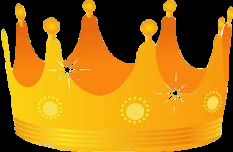
#> input picture fianl exam/1.png, 233 x 152 px
$ python -i utils.py   (imports and definitions only)
#> lines starting #> are read from the running program, lines starting #| are printed output that depends on the picture; after the words box and inside, x2 and y2 are one past the last pixel; in counts of white or black regions, pixels touching at a corner belong together
#> further down, picture is the input picture: shape (152, 233, 3); mean B, G, R 16.3, 114.4, 166.9
import cv2
import numpy as np
import pygame

# face
cascPath = 'haarcascade_frontalface_default.xml'
faceCascade = cv2.CascadeClassifier(cascPath)
eye_cascade = cv2.CascadeClassifier('haarcascade_eye.xml')

# [69 lines left out: functions face_detect, cvimage_to_pygame, get_color_pos, showFont, putImg, flip, not called in this run]

def toGray(frame):
	return cv2.cvtColor(frame, cv2.COLOR_BGR2GRAY)
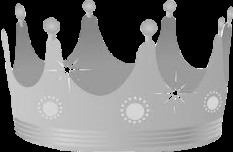
#> returned value: shape (152, 233); min 0, max 255, mean 118.9

def two_val(frame, thres=30):
    frame = toGray(frame)
    ret, tw = cv2.threshold(frame, thres, 255, cv2.THRESH_BINARY)
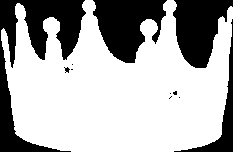
#> tw: shape (152, 233); 68.2% white; 11 black regions (6 under 20 px), largest, box (x1, y1, x2, y2) and area: (0, 0, 86, 152) 4554, (93, 0, 167, 63) 2940, (173, 0, 233, 68) 2651, (174, 19, 233, 152) 1068, (64, 67, 70, 73) 20
#> ret = 30
    return tw

def imshow(name, scr):
	cv2.imshow(name, scr)

def readImg(path):
	return cv2.imread(path)

def resize(img, w, h):
	return cv2.resize(img, (w, h), interpolation=cv2.INTER_CUBIC)

def pg_resize(img, w, h):
    return pygame.transform.scale(img, (w, h))

def threshold(frame, a):
	#two return value
	return cv2.threshold(frame, a, 255, cv2.THRESH_BINARY)

def Canny(frame, th1, th2):
	return cv2.Canny(frame, th1, th2)

#31_Splitting_and_Merging_Image.py
def splitBGR(frame):
	return cv2.split(frame)

def mergeColor(b, g, r):
	return cv2.merge((b, g, r))

def set0(frame):
	return np.zeros(frame.shape, np.uint8)

>>> import cv2
>>> picture = cv2.imread('1.png')
>>> result = two_val(picture)
